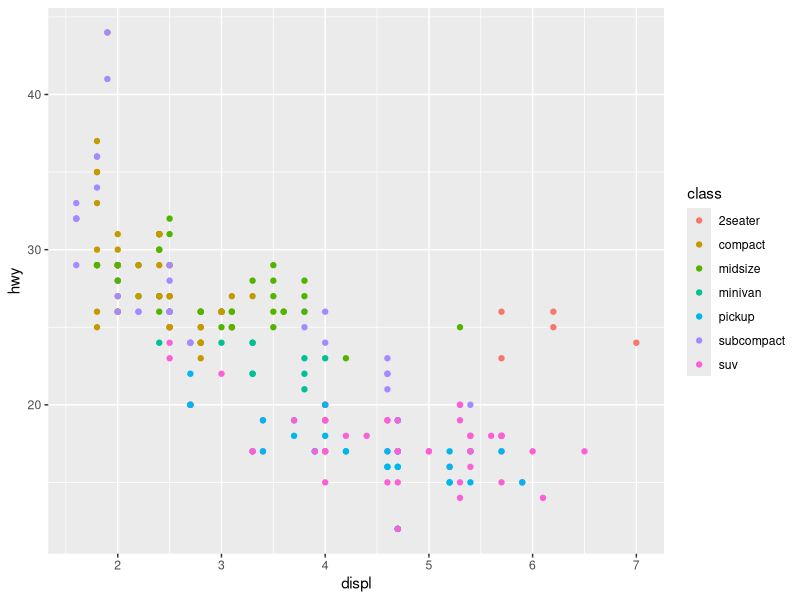
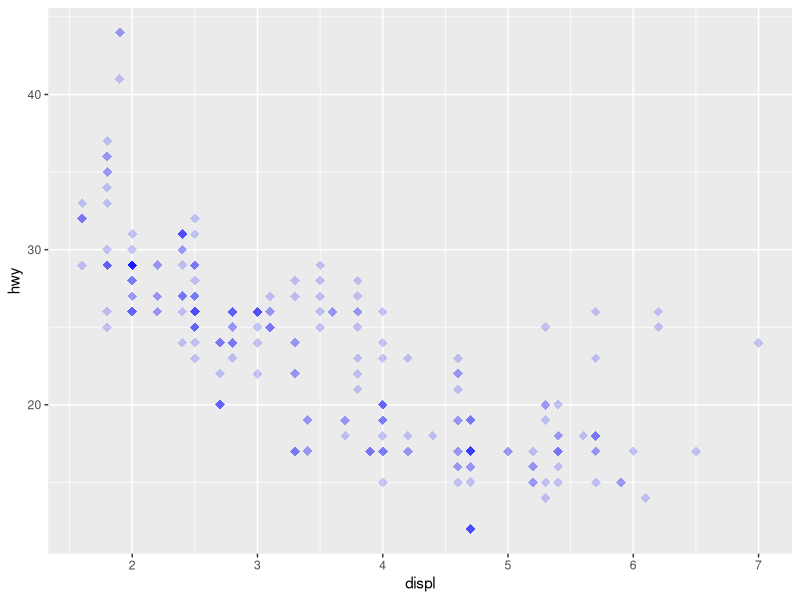
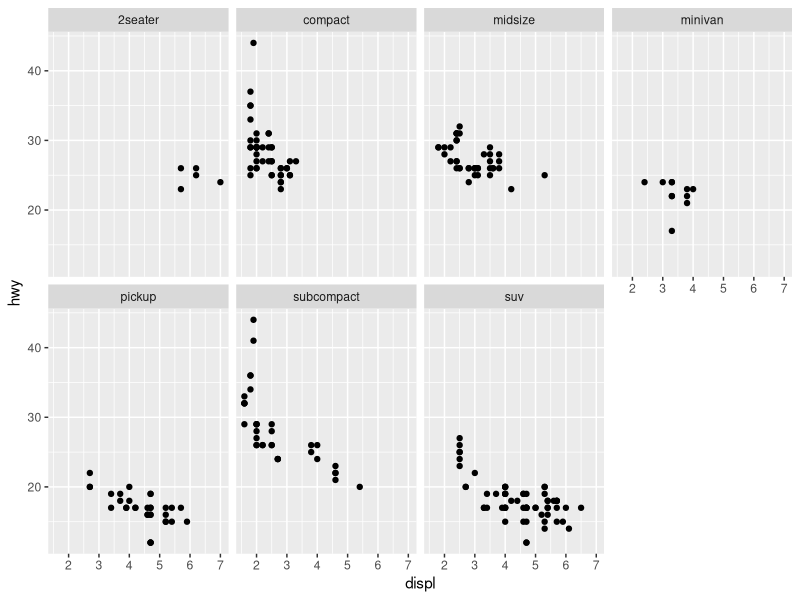
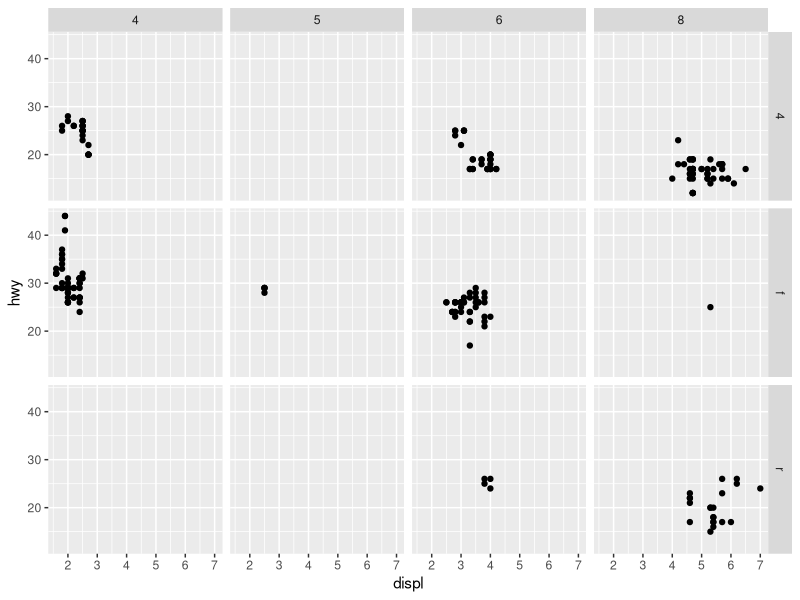
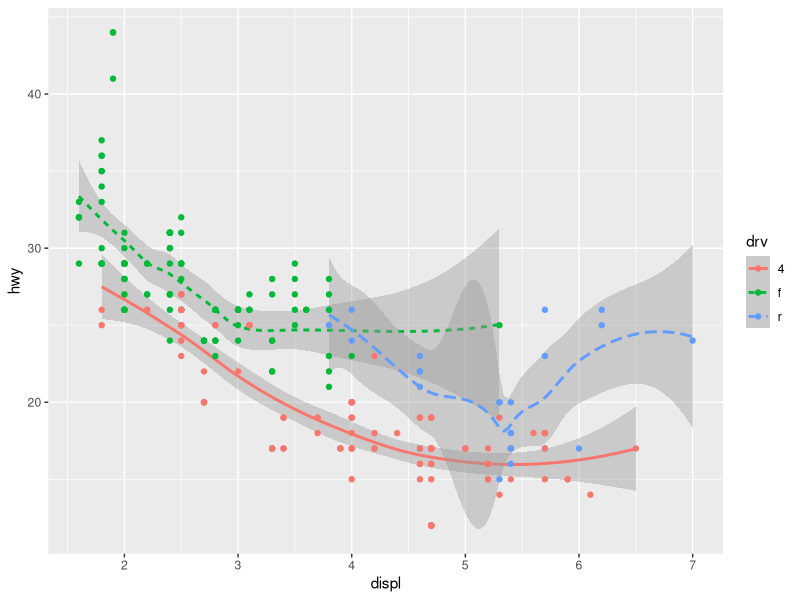

The R script that drew these images, in order:
## ---- chunk 1

## ---- chunk 2

## ---- chunk 3
# Import libraries
library(ggplot2)
mpg # included in ggplot2

# Here, we map the aesthetic "color" to the variable "class"
ggplot(data = mpg) + 
  geom_point(mapping = aes(x=displ, y=hwy, color=class))

# Outside of aes(), the arguments are applied to the entire plot
ggplot(data = mpg) + 
  geom_point(mapping = aes(x=displ, y=hwy), 
             color='blue', alpha=0.2, size=3, shape=18)
## ---- chunk 4
# face_wrap()
ggplot(data=mpg) +
  geom_point(mapping = aes(x=displ, y=hwy)) +
  facet_wrap(~ class, nrow=2)

# facet_grid()
ggplot(data=mpg) +
  geom_point(mapping = aes(x=displ, y=hwy)) +
  facet_grid(drv ~ cyl)
## ---- chunk 5
ggplot(data=mpg, mapping = aes(x=displ, y=hwy, color=drv)) +
  geom_smooth(mapping = aes(linetype=drv)) +
  geom_point()
## ---- chunk 6

